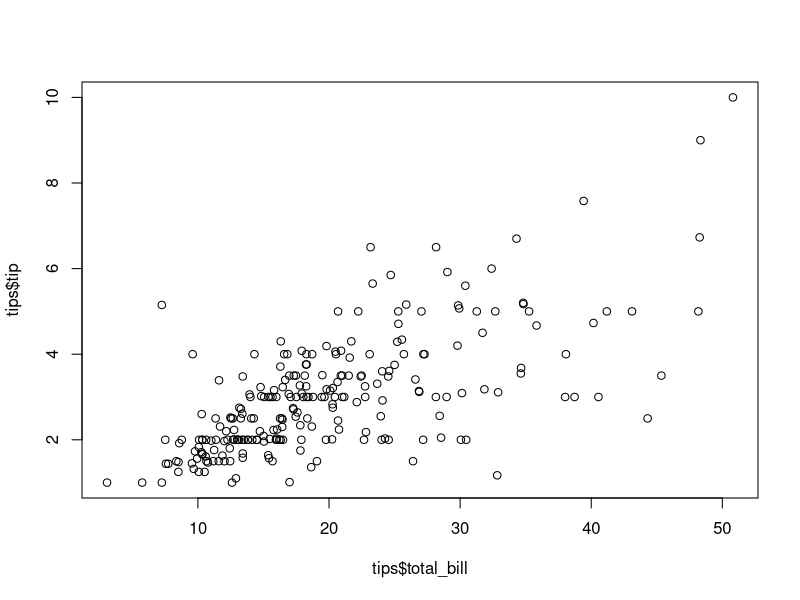
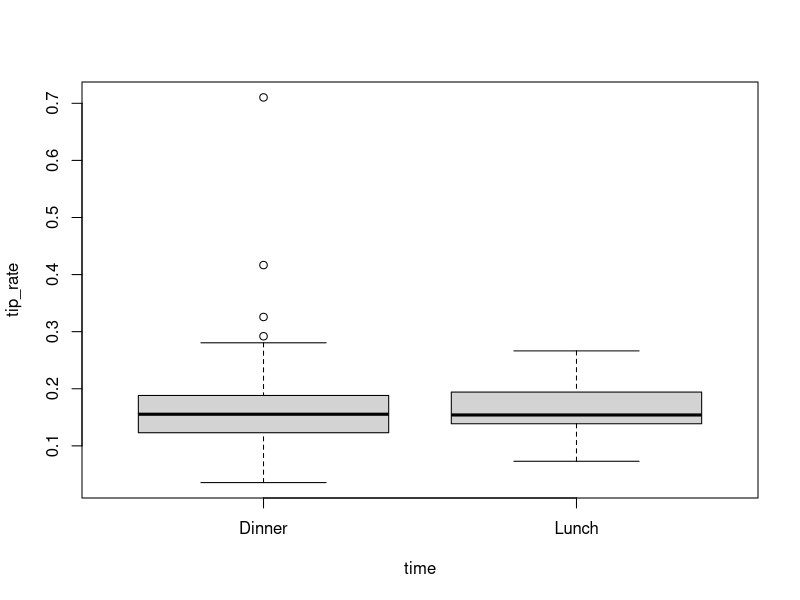
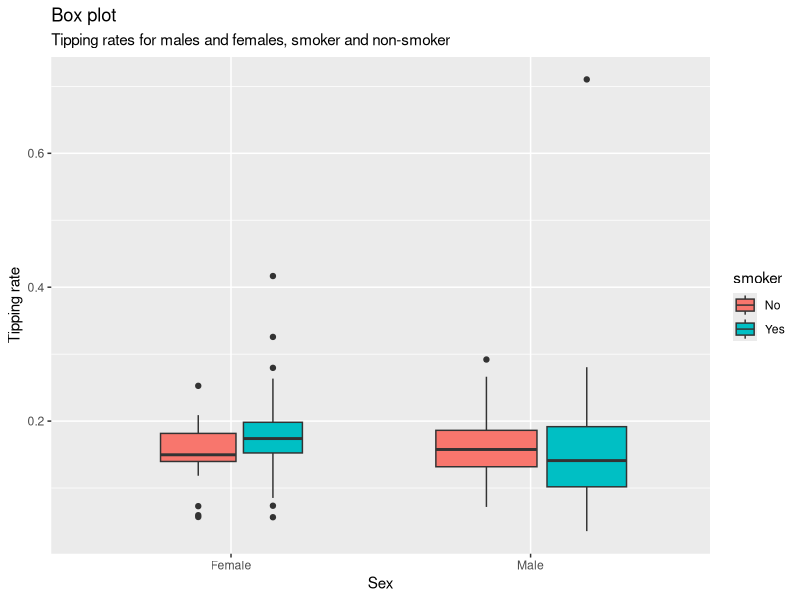
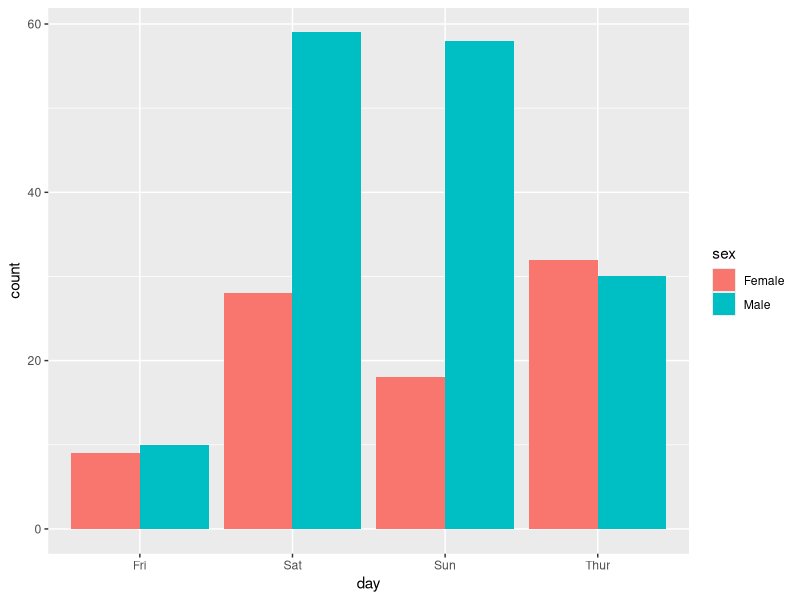

Recreate these plots in R, in order.
## ---- chunk 1
knitr::opts_chunk$set(echo = TRUE)
library(ggplot2)
## ---- chunk 2
data(tips, package="reshape2")
summary(tips)
## ---- chunk 3
numParty = nrow(tips)
print(numParty)
## ---- chunk 4
str(tips)
## ---- chunk 5
day = levels(factor(tips$day, levels = c("Thursday", "Friday", "Saturday", "Sunday")))
print(day)
## ---- chunk 6
female5 = tips[tips$sex == "Female" & tips$size >= 5, ]
print(female5)
## ---- chunk 7
plot(tips$total_bill, tips$tip)
## ---- chunk 8
tiprate = mean(tips$tip / tips$total_bill)
print(tiprate)
## ---- chunk 9
tips$tip_rate = (tips$tip / tips$total_bill)
boxplot(tip_rate~time, data = tips)
## ---- chunk 10
ggplot(tips, aes(x=sex, y=tip_rate, fill=smoker)) + 
    geom_boxplot(varwidth=T) + 
    labs(title="Box plot", 
         subtitle="Tipping rates for males and females, smoker and non-smoker",
         x="Sex",
         y="Tipping rate")
## ---- chunk 11
ggplot(tips, aes(day, ..count..)) + geom_bar(aes(fill = sex), position = "dodge")
